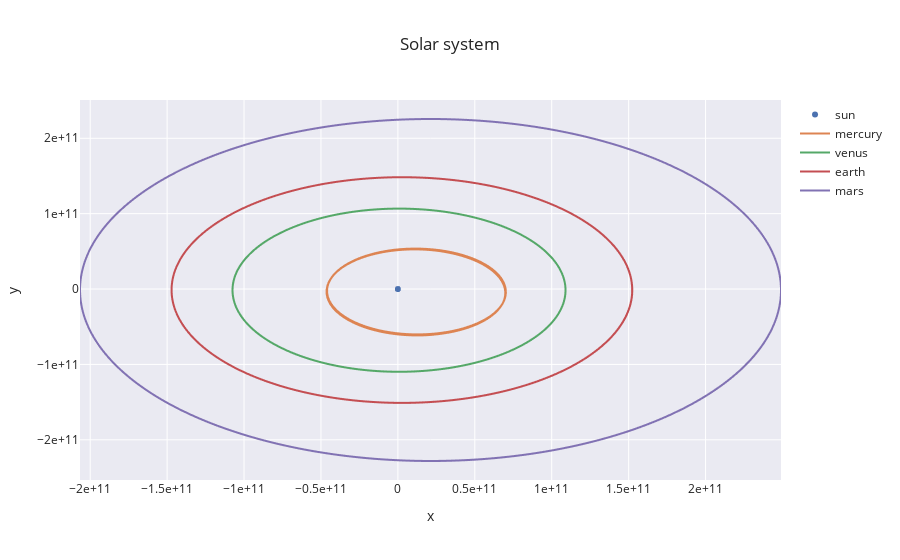

Source (notebook cell):
### Code cell
dt = 86400  # 1 day in seconds

mass, particles = init_solar_system()

nbodies = particles.shape[0]
##print("nb bodies =", nbodies)

nt = 1000

time_method = Euler_symplectic(dt, nbodies, compute_energy)
#time_method = ADB6(dt, nbodies, compute_energy)

coords = np.zeros((nt, *particles[:, :2].shape))
coords[0] = particles[:, :2]

velocities = np.zeros((nt, *particles[:, 2:].shape))
velocities[0] = particles[:, 2:]

for i in range(nt-1):
    time_method.update(mass, particles)
    coords[i+1] = particles[:, :2]
    velocities[i+1] = particles[:, 2:]

fig = go.Figure()


planets = ['sun', 'mercury', 'venus', 'earth', 'mars', 'jupiter', 
           'saturn', 'uranus', 'neptune']

for i in range(5):
    if i==0: mode='markers'
    else: mode='lines'
    fig.add_trace(go.Scattergl(x=coords[:,i,0], y=coords[:,i,1], mode=mode, name=planets[i]))
    #fig.add_trace(go.Scattergl(x=[coords[-1,i,0]], y=[coords[-1,i,1]], mode='markers', showlegend=False, marker_color='grey'))


fig.update_layout(title='Solar system')
fig.update_xaxes(title='x', exponentformat='e')
fig.update_yaxes(title='y', exponentformat='e')
fig.show()

### Figure 1 — Plotly figure (JSON) as saved in the notebook; plotly's stock layout.template omitted (floating-point values rounded to 4 significant figures; data arrays with more than 128 entries replaced by an {"elided": "..."} marker saying what was removed)
{"data": [{"mode": "markers", "name": "sun", "type": "scattergl", "x": {"elided": "1000 float values"}, "y": {"elided": "1000 float values"}}, {"mode": "lines", "name": "mercury", "type": "scattergl", "x": {"elided": "1000 float values"}, "y": {"elided": "1000 float values"}}, {"mode": "lines", "name": "venus", "type": "scattergl", "x": {"elided": "1000 float values"}, "y": {"elided": "1000 float values"}}, {"mode": "lines", "name": "earth", "type": "scattergl", "x": {"elided": "1000 float values"}, "y": {"elided": "1000 float values"}}, {"mode": "lines", "name": "mars", "type": "scattergl", "x": {"elided": "1000 float values"}, "y": {"elided": "1000 float values"}}], "layout": {"title": {"text": "Solar system"}, "xaxis": {"exponentformat": "e", "title": {"text": "x"}}, "yaxis": {"exponentformat": "e", "title": {"text": "y"}}}}
